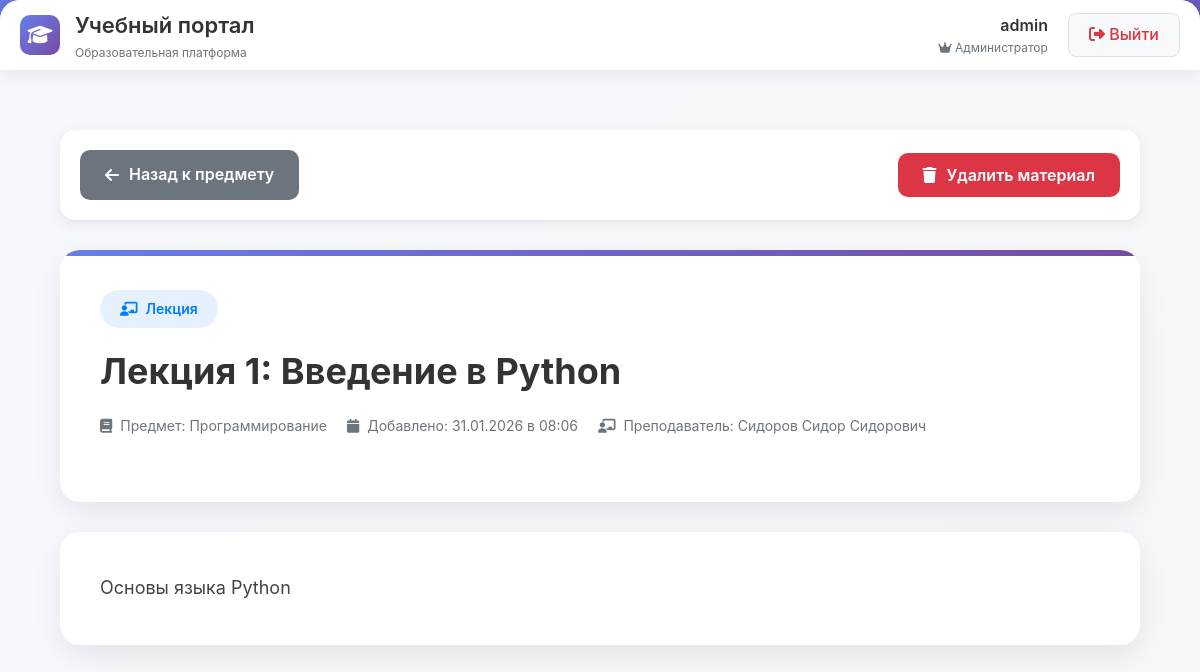
Page /material/6 (signed in) on the committed database.
### app.py (models this page shows, shortened)
class User(db.Model):
    id = db.Column(db.Integer, primary_key=True)
    username = db.Column(db.String(50), unique=True, nullable=False)
    password = db.Column(db.String(100), nullable=False)
    is_admin = db.Column(db.Boolean, default=False)

class Material(db.Model):
    id = db.Column(db.Integer, primary_key=True)
    subject_id = db.Column(db.Integer, db.ForeignKey('subject.id'), nullable=False)
    title = db.Column(db.String(200), nullable=False)
    content = db.Column(db.Text)
    material_type = db.Column(db.String(20), nullable=False)  # lectures, practices, tasks, other
    file_path = db.Column(db.String(300))
    created_at = db.Column(db.DateTime, default=datetime.utcnow)
    subject = db.relationship('Subject', backref=db.backref('materials', lazy=True))

class Subject(db.Model):
    id = db.Column(db.Integer, primary_key=True)
    name = db.Column(db.String(100), nullable=False)
    teacher_name = db.Column(db.String(100))
    teacher_contacts = db.Column(db.Text)
    order = db.Column(db.Integer, default=0)

### app.py (the view)
@app.route('/material/<int:material_id>')
@login_required
def material(material_id):
    material = db.session.get(Material, material_id)
    if not material:
        flash('Материал не найден', 'danger')
        return redirect(url_for('index'))
    return render_template('material.html', material=material)

### app.py (called while the page is built)
def login_required(f):
    @wraps(f)
    def decorated_function(*args, **kwargs):
        if 'user_id' not in session:
            flash('Пожалуйста, войдите в систему', 'warning')
            return redirect(url_for('login'))
        return f(*args, **kwargs)
    return decorated_function

@app.context_processor
def inject_user():
    if 'user_id' in session:
        user = db.session.get(User, session['user_id'])
        if user:
            return {'current_user': user}
    return {'current_user': None}

### templates/material.html (shortened to what this page needs)
{% extends "base.html" %}
{% block content %}
<div class="material-page">
    <div class="page-navigation-top">
        <a href="{{ url_for('subject', subject_id=material.subject.id) }}" class="btn-back">
            <i class="fas fa-arrow-left"></i>
            Назад к предмету
        </a>
        {% if current_user.is_admin %}
            <form method="GET" action="{{ url_for('delete_material', material_id=material.id) }}"
                  onsubmit="return confirm('Вы уверены, что хотите удалить этот материал?')"
                  style="display: inline;">
                <button type="submit" class="btn-delete">
                    <i class="fas fa-trash"></i>
                    Удалить материал
                </button>
            </form>
        {% endif %}
    </div>
    <div class="material-header">
        {% if material.material_type == 'lectures' %}
            <span class="material-type-badge badge-lectures">
                <i class="fas fa-chalkboard-teacher"></i>
                Лекция
            </span>
        {% elif material.material_type == 'practices' %}
            <span class="material-type-badge badge-practices">
                <i class="fas fa-laptop-code"></i>
                Практическая работа
            </span>
        {% elif material.material_type == 'tasks' %}
            <span class="material-type-badge badge-tasks">
                <i class="fas fa-tasks"></i>
                Задание
            </span>
        {% else %}
            <span class="material-type-badge badge-other">
                <i class="fas fa-folder-open"></i>
                Дополнительный материал
            </span>
        {% endif %}
        <h1 class="material-title">{{ material.title }}</h1>
        <div class="material-meta">
            <div class="meta-item">
                <i class="fas fa-book"></i>
                <span>Предмет: {{ material.subject.name }}</span>
            </div>
            <div class="meta-item">
                <i class="fas fa-calendar"></i>
                <span>Добавлено: {{ material.created_at.strftime('%d.%m.%Y в %H:%M') }}</span>
            </div>
            {% if material.subject.teacher_name %}
                <div class="meta-item">
                    <i class="fas fa-chalkboard-teacher"></i>
                    <span>Преподаватель: {{ material.subject.teacher_name }}</span>
                </div>
            {% endif %}
        </div>
    </div>
    <div class="material-content">
        {% if material.content %}
            <div class="content-body">
                {{ material.content|replace('\n', '<br>')|safe }}
            </div>
        {% else %}
            <div class="no-content">
                <i class="fas fa-file-alt" style="font-size: 48px; margin-bottom: 20px;"></i>
                <p>Нет текстового описания</p>
            </div>
        {% endif %}
    </div>
</div>
{% endblock %}

### templates/base.html (shortened to what this page needs)
<!DOCTYPE html>
<html lang="ru">
<head>
    <link rel="stylesheet" href="https://cdnjs.cloudflare.com/ajax/libs/font-awesome/6.4.0/css/all.min.css">
</head>
<body>
    <div class="app-wrapper">
        <nav class="navbar">
            <a href="{{ url_for('index') }}" class="logo">
                <div class="logo-icon">
                    <i class="fas fa-graduation-cap"></i>
                </div>
                <div class="logo-text">
                    <h1>Учебный портал</h1>
                    <p>Образовательная платформа</p>
                </div>
            </a>
            {% if current_user %}
                <div class="user-menu">
                    <div class="user-info">
                        <div class="username">{{ current_user.username }}</div>
                        <div class="user-role">
                            {% if current_user.is_admin %}
                                <i class="fas fa-crown"></i> Администратор
                            {% else %}
                                <i class="fas fa-user-graduate"></i> Студент
                            {% endif %}
                        </div>
                    </div>
                    <a href="{{ url_for('logout') }}" class="logout-btn">
                        <i class="fas fa-sign-out-alt"></i> Выйти
                    </a>
                </div>
            {% endif %}
        </nav>
        <div class="main-content">
            {% block content %}{% endblock %}
        </div>
    </div>
</body>
</html>

### templates/base.html (style rules this page uses)
* { margin: 0; padding: 0; box-sizing: border-box; }
body { font-family: -apple-system, BlinkMacSystemFont, 'Segoe UI', Roboto, Oxygen, Ubuntu, sans-serif; line-height: 1.6; color: #333; background: linear-gradient(135deg, #667eea 0%, #764ba2 100%); min-height: 100vh; }
.app-wrapper { min-height: 100vh; background: rgba(255, 255, 255, 0.95); border-radius: 20px 20px 0 0; margin: 0 auto; max-width: 1400px; box-shadow: 0 -10px 40px rgba(0,0,0,0.1); }
.navbar { background: white; padding: 0 20px; border-radius: 20px 20px 0 0; box-shadow: 0 2px 20px rgba(0,0,0,0.1); display: flex; justify-content: space-between; align-items: center; height: 70px; }
.logo { display: flex; align-items: center; gap: 15px; text-decoration: none; color: #333; }
.logo-icon { width: 40px; height: 40px; background: linear-gradient(135deg, #667eea 0%, #764ba2 100%); border-radius: 10px; display: flex; align-items: center; justify-content: center; color: white; font-size: 20px; }
.logo-text h1 { font-size: 22px; margin: 0; font-weight: 600; }
.logo-text p { font-size: 12px; color: #6c757d; margin: 0; }
.user-menu { display: flex; align-items: center; gap: 20px; }
.user-info { text-align: right; }
.username { font-weight: 600; color: #333; }
.user-role { font-size: 12px; color: #6c757d; }
.logout-btn { padding: 8px 20px; background: #f8f9fa; color: #dc3545; text-decoration: none; border-radius: 8px; font-weight: 500; border: 1px solid #dee2e6; transition: all 0.3s; }
.main-content { padding: 30px; min-height: calc(100vh - 130px); }

### templates/material.html (style rules this page uses)
.material-page { max-width: 1200px; margin: 0 auto; padding: 30px; }
.page-navigation-top { display: flex; justify-content: space-between; align-items: center; margin-bottom: 30px; padding: 20px; background: white; border-radius: 15px; box-shadow: 0 4px 15px rgba(0,0,0,0.08); }
.btn-back, .btn-delete { padding: 12px 25px; border-radius: 10px; text-decoration: none; font-weight: 600; display: inline-flex; align-items: center; gap: 10px; transition: all 0.3s; }
.btn-back { background: #6c757d; color: white; }
.btn-delete { background: #dc3545; color: white; border: none; cursor: pointer; font-family: inherit; font-size: 16px; }
.material-header { background: white; border-radius: 20px; padding: 40px; margin-bottom: 30px; box-shadow: 0 10px 30px rgba(0,0,0,0.08); position: relative; overflow: hidden; }
.material-header::before { content: ''; position: absolute; top: 0; left: 0; right: 0; height: 6px; background: linear-gradient(to right, #667eea, #764ba2); }
.material-type-badge { display: inline-flex; align-items: center; gap: 8px; padding: 8px 20px; border-radius: 20px; font-weight: 600; font-size: 14px; margin-bottom: 20px; }
.badge-lectures { background: rgba(0, 123, 255, 0.1); color: #007bff; }
.material-title { color: #333; font-size: 36px; margin: 0 0 20px 0; font-weight: 700; line-height: 1.3; }
.material-meta { display: flex; flex-wrap: wrap; gap: 20px; color: #6c757d; font-size: 14px; margin-bottom: 25px; }
.meta-item { display: flex; align-items: center; gap: 8px; }
.material-content { background: white; border-radius: 20px; padding: 40px; box-shadow: 0 10px 30px rgba(0,0,0,0.08); margin-bottom: 30px; }
.content-body { font-size: 18px; line-height: 1.8; color: #444; }

### rows in the picture
User: username "admin"
Material: title "Лекция 1: Введение в Python", created_at "31.01.2026 в 08:06", content "Основы языка Python"
Subject: subject.name "Программирование", subject.teacher_name "Сидоров Сидор Сидорович"
